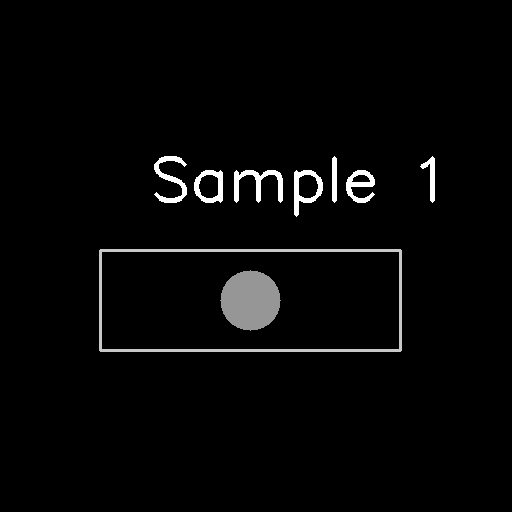
#> input picture data/sample_images/sample_1.png, 512 x 512 px
$ python -i visualization.py   (imports and definitions only)   (older library calls are emulated)
#> lines starting #> are read from the running program, lines starting #| are printed output that depends on the picture
#> further down, picture is the input picture: shape (512, 512, 3); min 0, max 255, mean 6.4
import cv2
import numpy as np
import matplotlib.pyplot as plt
from pathlib import Path
from typing import Union, List, Tuple, Optional, Dict


class Visualizer:
    def __init__(self, figsize: Tuple[int, int] = (12, 8)):
        self.figsize = figsize
        plt.style.use('seaborn-v0_8')

    # [99 lines left out: functions show_single, show_comparison, show_histogram, show_fft, not called in this run]

    def show_edge_detection(self, image: np.ndarray,
                           title: str = "Edge Detection",
                           show: bool = True) -> None:
#> called with title = 'Edge Detection', show = True
        if len(image.shape) == 3:
            gray = cv2.cvtColor(image, cv2.COLOR_BGR2GRAY)
        else:
            gray = image

        sobel_x = cv2.Sobel(gray, cv2.CV_64F, 1, 0, ksize=3)
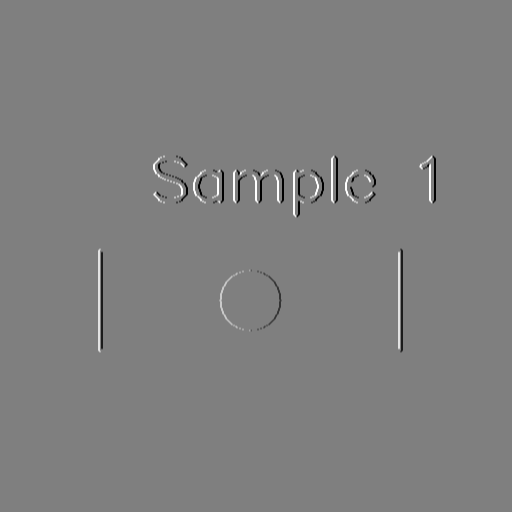
#> sobel_x: shape (512, 512) float64; min -1020, max 1020, mean 0; drawn with min black and max white
        sobel_y = cv2.Sobel(gray, cv2.CV_64F, 0, 1, ksize=3)
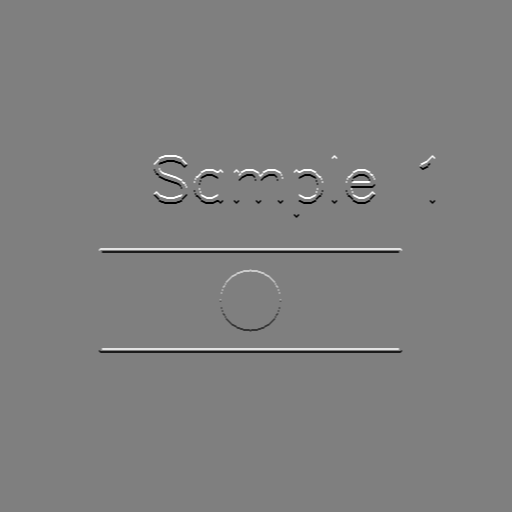
#> sobel_y: shape (512, 512) float64; min -1020, max 1020, mean 0; drawn with min black and max white
        sobel = np.sqrt(sobel_x**2 + sobel_y**2)
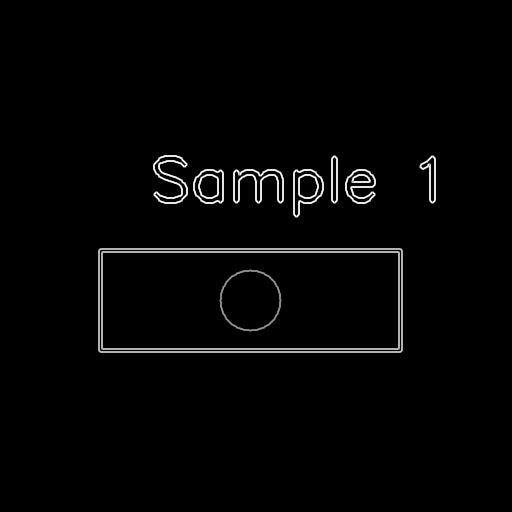
#> sobel: shape (512, 512) float64; min 0, max 1140.4, mean 20.6; drawn with min black and max white

        laplacian = cv2.Laplacian(gray, cv2.CV_64F)

        fig, axes = plt.subplots(1, 3, figsize=(15, 5))

        axes[0].imshow(gray, cmap='gray')
        axes[0].set_title('Original')
        axes[0].axis('off')

        axes[1].imshow(sobel, cmap='gray')
        axes[1].set_title('Sobel')
        axes[1].axis('off')

        axes[2].imshow(np.abs(laplacian), cmap='gray')
        axes[2].set_title('Laplacian')
        axes[2].axis('off')

        plt.suptitle(title)
        plt.tight_layout()

        if show:
            plt.show()
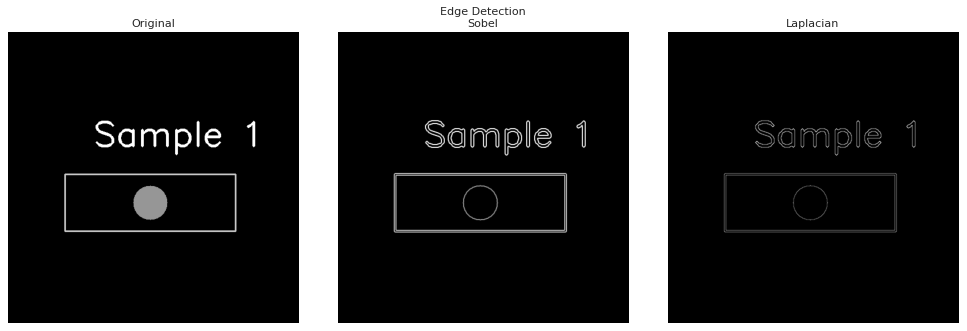
#> figure drawn by matplotlib, 3 panels

        return fig

    # [66 lines left out: functions save_figure, plot_metrics, show_processing_pipeline, not called in this run]

>>> import cv2
>>> picture = cv2.imread('../../data/sample_images/sample_1.png')
>>> result = Visualizer().show_edge_detection(picture)
